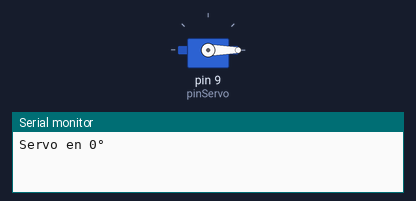
Bench run of a sketch on a simulated Arduino Uno, built with avr-gcc and run on an emulated ATmega328P. Parts: servo, the last lines printed to the serial monitor.

Above: at 0.05 s.
At 3.0 s:
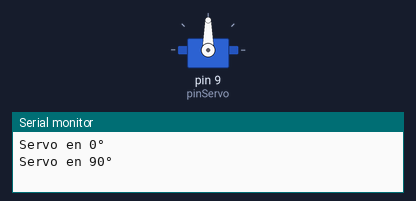
At 6.0 s:
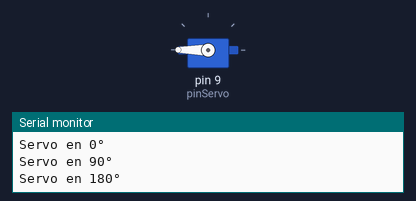
Timing chart, 0 to 7.8 s (numbered marks = the images above):
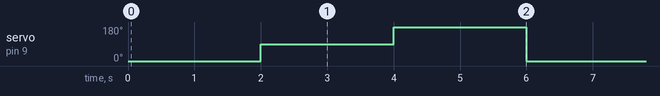

The sketch:

E1.ino
```cpp
/*---------------------------------------------
  Curso de Desarrollo IoT
  Módulo: Starters
  Clase: 7
  Ejercicio: 1

  PINOUT:
  (SG90)
  PULSE -> D9
---------------------------------------------*/

#include <Servo.h>

Servo miServo;  // Objeto del servo

int pinServo = 9;

void setup() {
  miServo.attach(pinServo);  // El servo está conectado al pin 9
  Serial.begin(9600);
}

void loop() {
  miServo.write(0);    // Gira a 0 grados
  Serial.println("Servo en 0°");
  delay(2000);      // Espera 2 segundos

  miServo.write(90);   // Gira a 90 grados
  Serial.println("Servo en 90°");
  delay(2000);      // Espera 2 segundos

  miServo.write(180);  // Gira a 180 grados
  Serial.println("Servo en 180°");
  delay(2000);      // Espera 2 segundos
}
```

Measured:
- by itself, servo on pin 9 (pinServo): repeats every 6.0 s: 180° 2.0 s, 0° 2.0 s, 90° 2.0 s
